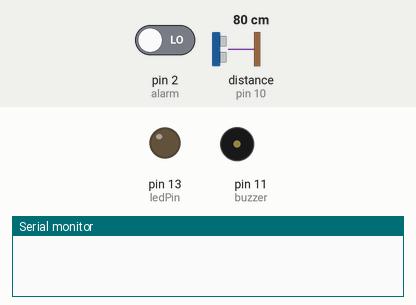
This sketch was run on a simulated Arduino Uno, built with avr-gcc and run on an emulated ATmega328P. On the bench: output pins drawn as LEDs (lit = HIGH), buzzer (waves = sounding, pin HIGH), the last lines printed to the serial monitor. The test bench sets the inputs (shaded band); at power-on: pin 2 (alarm) LOW, distance to the obstacle (sensor on pin 10) 80 cm. The echo pulse lasts 58.3 µs per cm; pins used as bus, display or sensor lines are not drawn.

Above: at 1.2 s.
1.3 s: pin 2 (alarm) driven HIGH
At 1.8 s:
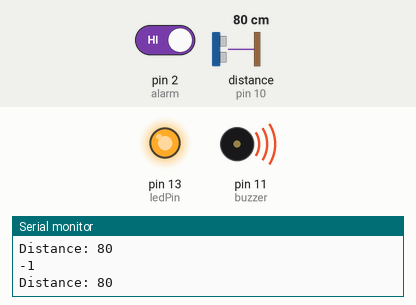
5.8 s: distance to the obstacle (sensor on pin 10) set to 196 cm
8.8 s: distance to the obstacle (sensor on pin 10) set to 205 cm
At 9.6 s:
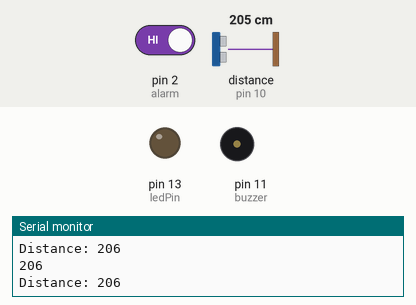
10.3 s: distance to the obstacle (sensor on pin 10) set to 120 cm
At 10.6 s:
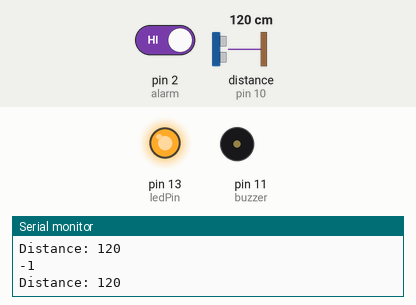
11.8 s: distance to the obstacle (sensor on pin 10) set to 105 cm
14.8 s: distance to the obstacle (sensor on pin 10) set to 94 cm
At 15.4 s:
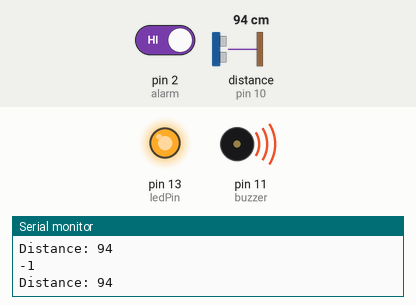
Timing chart, 0 to 17.8 s (numbered marks = the images above; inputs shaded):
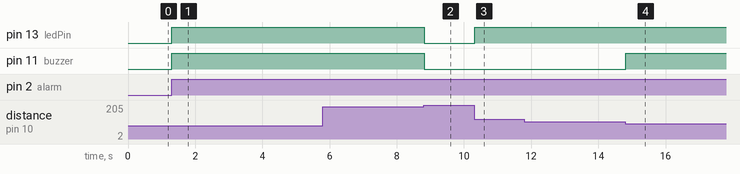

Measured:
- the behaviour switches between 199 and 200 cm on distance to the obstacle (sensor on pin 10) (found by bisection; images 1 and 2)
- the behaviour switches between 100 and 99 cm on distance to the obstacle (sensor on pin 10) (found by bisection; images 3 and 4)
- after the input at 1.3 s, pin 13 (ledPin), pin 11 (buzzer): LOW → HIGH at once
- after the input at 8.8 s, pin 13 (ledPin), pin 11 (buzzer): HIGH → LOW at once
- after the input at 10.3 s, pin 13 (ledPin): LOW → HIGH at once
- after the input at 14.8 s, pin 11 (buzzer): LOW → HIGH at once

The sketch:

IOT_HW3_CODE.ino
```cpp
const int ledPin =13;
const int alarm=2;
const int buzzer=11;
const int trigPin = 9;
const int echoPin = 10;
int pirstate = 0;
int maxRange = 200;
int minRange =100;
long duration;
int distance;


void setup() {
  pinMode(trigPin, OUTPUT); // Sets the trigPin as an Output
  pinMode(echoPin, INPUT); // Sets the echoPin as an Input
  pinMode(buzzer, OUTPUT);
  pinMode(ledPin, OUTPUT);
  pinMode(alarm, INPUT);
  Serial.begin(9600);
}


void loop() {

  if(digitalRead(alarm) == HIGH)
  {

    // Clears the trigPin
    digitalWrite(trigPin, LOW);
    delayMicroseconds(2);

    // Sets the trigPin on HIGH state for 10 micro seconds
    digitalWrite(trigPin, HIGH);
    delayMicroseconds(10);
    digitalWrite(trigPin, LOW);

    // Reads the echoPin, returns the sound wave travel time in microseconds
    duration = pulseIn(echoPin, HIGH);

    // Calculating the distance
    distance= duration/29 /2;

    if (distance >= minRange && distance <= maxRange){
      //digitalWrite(buzzer, HIGH);
      Serial.println("-1");
      digitalWrite(ledPin, HIGH);
    }
    else if (distance <= minRange){
      Serial.println("-1");
      digitalWrite(buzzer, HIGH);
      digitalWrite(ledPin, HIGH);
    }

    else{
      Serial.println(distance);
      digitalWrite(buzzer, LOW);
      digitalWrite(ledPin, LOW);
    }

    if(pirstate = 0) {

      // Prints the distance on the Serial Monitor
      Serial.println("Motion Detected!");
      pirstate=0;
    }
      Serial.print("Distance: ");
      Serial.println(distance);

  }
  else {

    if(pirstate == 1){
    Serial.println("Motion Ended!");
    pirstate=0;
  }


  }
  //delay(1000);
}
```
